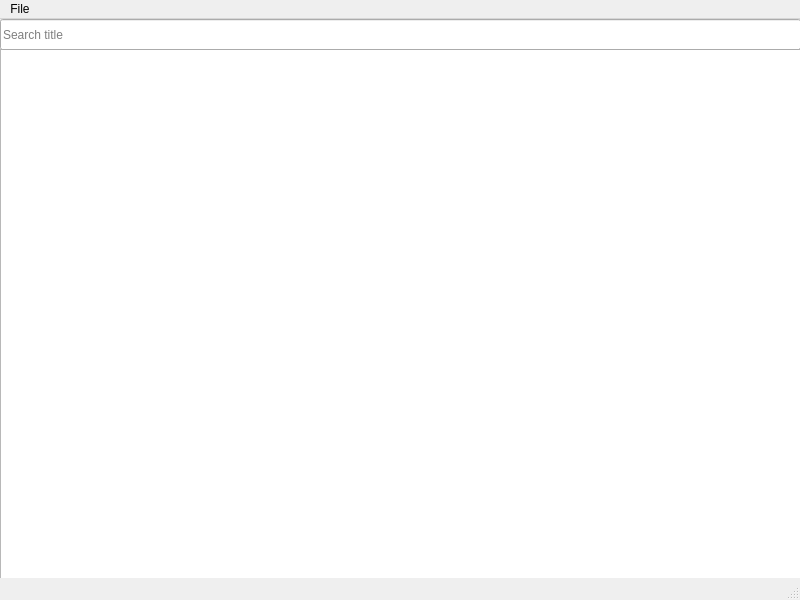
<?xml version="1.0" encoding="UTF-8"?>
<ui version="4.0">
 <class>MainWindow</class>
 <widget class="QMainWindow" name="MainWindow">
  <property name="geometry">
   <rect>
    <x>0</x>
    <y>0</y>
    <width>800</width>
    <height>600</height>
   </rect>
  </property>
  <property name="windowTitle">
   <string>MainWindow</string>
  </property>
  <property name="unifiedTitleAndToolBarOnMac">
   <bool>false</bool>
  </property>
  <widget class="QWidget" name="centralwidget">
   <widget class="QListView" name="listView">
    <property name="geometry">
     <rect>
      <x>0</x>
      <y>30</y>
      <width>801</width>
      <height>531</height>
     </rect>
    </property>
   </widget>
   <widget class="QLineEdit" name="lineEdit">
    <property name="geometry">
     <rect>
      <x>0</x>
      <y>0</y>
      <width>801</width>
      <height>31</height>
     </rect>
    </property>
    <property name="placeholderText">
     <string>Search title</string>
    </property>
   </widget>
  </widget>
  <widget class="QMenuBar" name="menubar">
   <property name="geometry">
    <rect>
     <x>0</x>
     <y>0</y>
     <width>800</width>
     <height>22</height>
    </rect>
   </property>
   <widget class="QMenu" name="menuFile">
    <property name="title">
     <string>File</string>
    </property>
    <widget class="QMenu" name="menuDatabase">
     <property name="title">
      <string>Database</string>
     </property>
     <addaction name="actionOpen_new_database"/>
     <addaction name="actionClose_database"/>
    </widget>
    <addaction name="menuDatabase"/>
    <addaction name="separator"/>
    <addaction name="actionQuit"/>
   </widget>
   <addaction name="menuFile"/>
  </widget>
  <widget class="QStatusBar" name="statusbar"/>
  <action name="actionQuit">
   <property name="text">
    <string>Quit</string>
   </property>
  </action>
  <action name="actionOpen_new_database">
   <property name="text">
    <string>Open new database</string>
   </property>
  </action>
  <action name="actionClose_database">
   <property name="text">
    <string>Close database</string>
   </property>
  </action>
 </widget>
 <resources/>
 <connections/>
</ui>
